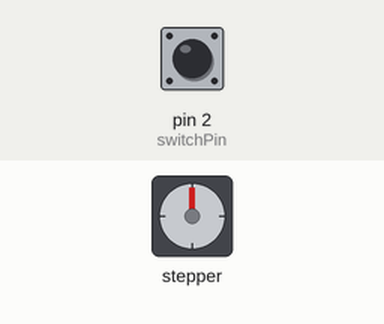
A sketch run on a simulated Arduino Uno, built with avr-gcc and run on an emulated ATmega328P. Parts: stepper motor. The test bench sets the inputs (shaded band); at power-on: pin 2 (switchPin) LOW. Stepper angles assume 2048 steps per turn; what the sketch prints to the serial monitor is not drawn.

Above: at 1.2 s.
1.3 s: pin 2 (switchPin) pulled HIGH for 1 s
At 3.5 s:
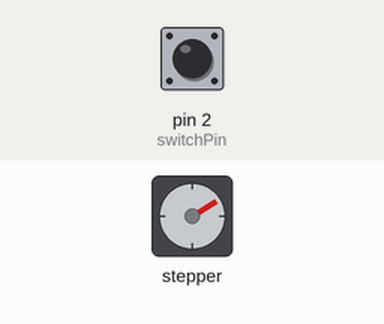
3.8 s: pin 2 (switchPin) pulled HIGH for 0.15 s
At 5.2 s:
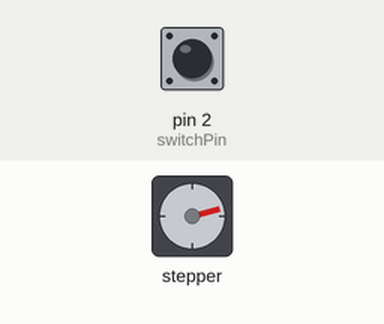
5.5 s: pin 2 (switchPin) pulled HIGH for 0.15 s
At 6.2 s:
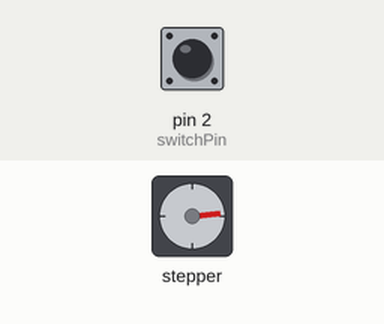
7.1 s: pin 2 (switchPin) pulled HIGH for 3.2 s
At 11.2 s:
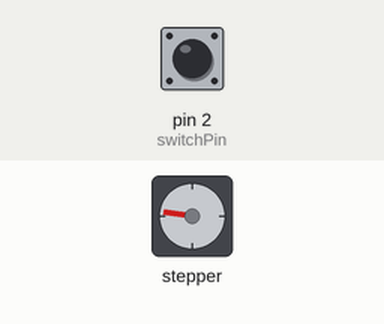
11.8 s: pin 2 (switchPin) pulled HIGH for 0.15 s
At 12.3 s:
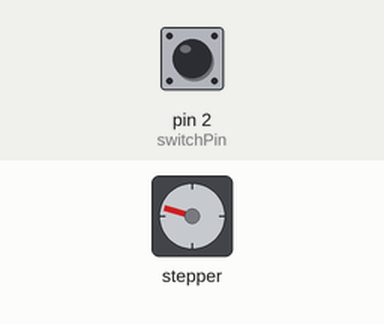
13.4 s: pin 2 (switchPin) pulled HIGH for 1 s
At 15.4 s:
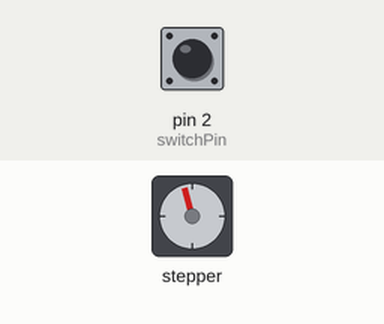
Timing chart, 0 to 16.9 s (numbered marks = the images above; inputs shaded):
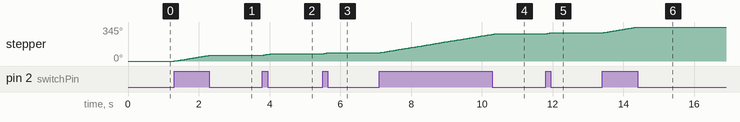

The sketch:

motorized_pinwheel.ino
```cpp
#include <Stepper.h>

const int switchPin = 2;
int switchState = 0;

const int stepsPerRevolution = 2048;  // NUmber of steps revolution.

// initialize the stepper library on pins 8 through 11:
// Make sure the pin siquence should be 8,10,9,11 for Anticlockwise.

Stepper myStepper(stepsPerRevolution, 8, 10, 9, 11);

void setup() {
  pinMode(switchPin, INPUT);
  // set the speed at rpm:
  myStepper.setSpeed(10);
  // initialize the serial port:
  Serial.begin(9600);
}

void loop() {
  switchState = digitalRead(switchPin);

  if (switchState == 1) {
    myStepper.step(48);
    Serial.println("After step");
    delay(2);
  } else {
    Serial.println("Not pressed");
  }
}
```

Measured:
- after the input at 1.3 s, stepper: turns 59° clockwise in 0.99 s, starting at once
- after the input at 3.8 s, stepper: turns 16° clockwise in 0.27 s, starting at once
- after the input at 7.1 s, stepper: turns 194° clockwise in 3.3 s, starting at once
- after the input at 13.4 s, stepper: turns 59° clockwise in 0.99 s, starting at once
